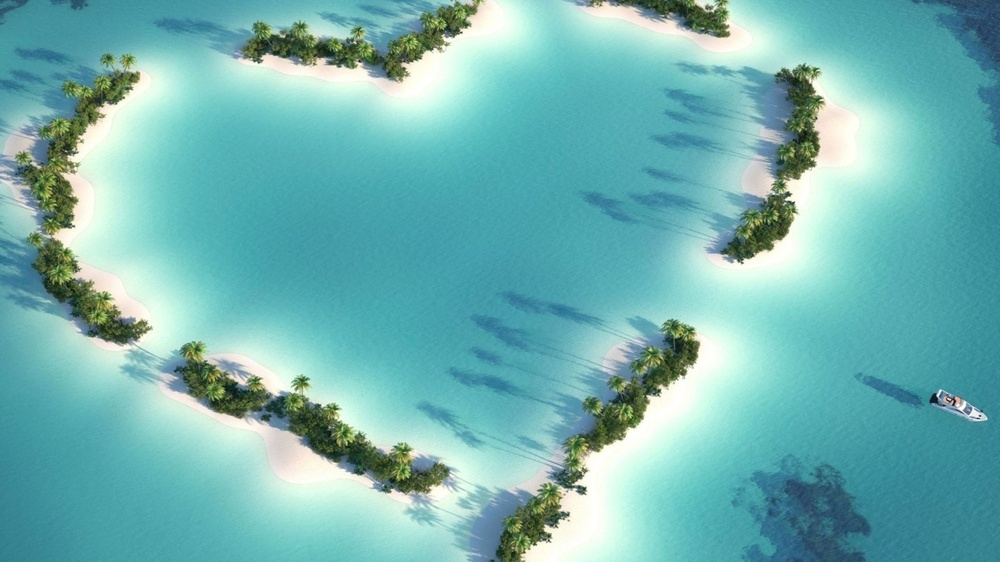
#> input picture homework1/homework/sourcecode/scenery.jpg, 1000 x 562 px, shrunk from 1920 x 1080 before the run
$ python Sample.py
#> lines starting #> are read from the running program, lines starting #| are printed output that depends on the picture
### homework1/homework/sourcecode/Function.py
import numpy as np
def restore(sigma, u, v, K):  # 奇异值、左奇异值、右奇异值
    m = len(u)
    n = len(v[0])
    a = np.zeros((m, n))# 生成m行n列的零矩阵
    for k in range(K):
        uk = u[:, k].reshape(m, 1)# 取每行第k个元素
        vk = v[k].reshape(1, n)
        a += sigma[k] * np.dot(uk, vk)  # 前k个奇异值的加和
    a = a.clip(0, 255)
    return np.rint(a).astype('uint8')

### homework1/homework/sourcecode/Sample.py
import numpy as np
from PIL import Image
from Function import restore

if __name__ == "__main__":
    A = Image.open("./scenery.jpg", 'r')
#> A is the input picture: PIL image 1000x562 RGB; mean R, G, B 113.8, 179.6, 178.1
    output_path = r'../result'
    a = np.array(A) # 将输入转化为三维矩阵格式
    print('type(a) = ', type(a))
#| type(a) =  <class 'numpy.ndarray'>
    print('原始图片大小：', a.shape)
#| 原始图片大小： (562, 1000, 3)

    # 奇异值分解
    # 图片由RGB三原色组成，所以有三个矩阵
    u_r, sigma_r, v_r = np.linalg.svd(a[:, :, 0])
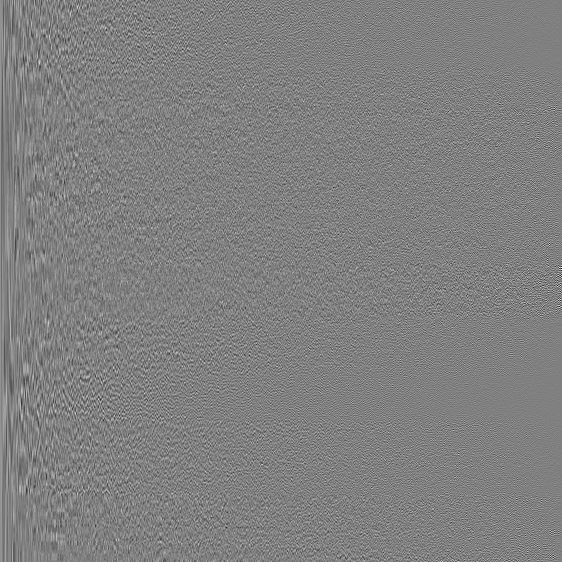
#> u_r: shape (562, 562) float64; min -0.31, max 0.306, mean 7.67e-05; drawn with min black and max white
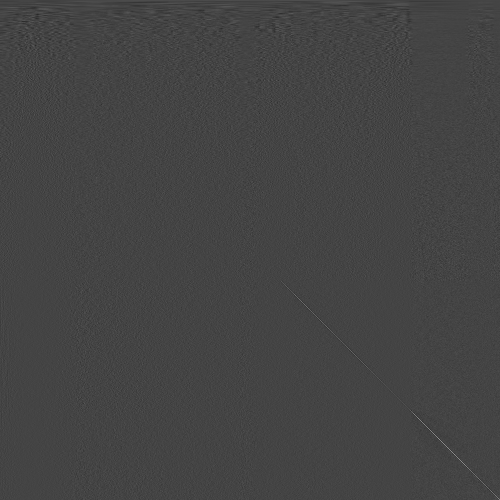
#> v_r: shape (1000, 1000) float64 (shown at 1/2 size); min -0.288, max 0.787, mean 3.34e-05; drawn with min black and max white
#> sigma_r = 562 values, max 87160.7 at index 0, min 12.12 at index 561, mean 643.4
    u_g, sigma_g, v_g = np.linalg.svd(a[:, :, 1])
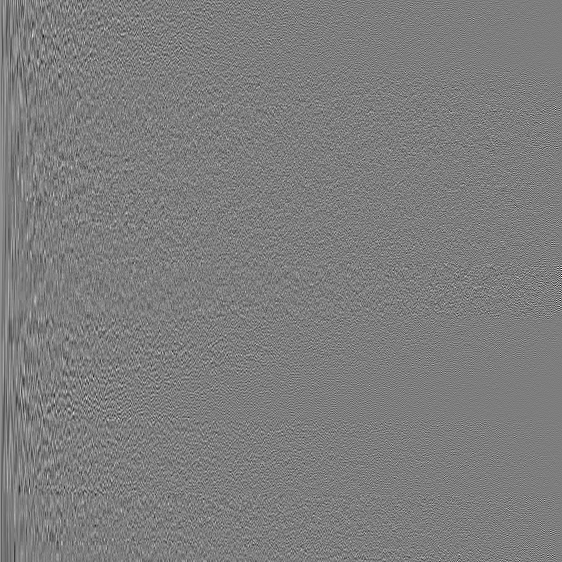
#> u_g: shape (562, 562) float64; min -0.288, max 0.295, mean 6.97e-05; drawn with min black and max white
#> sigma_g = 562 values, max 135290.1 at index 0, min 11.17 at index 561, mean 677.7
    u_b, sigma_b, v_b = np.linalg.svd(a[:, :, 2])
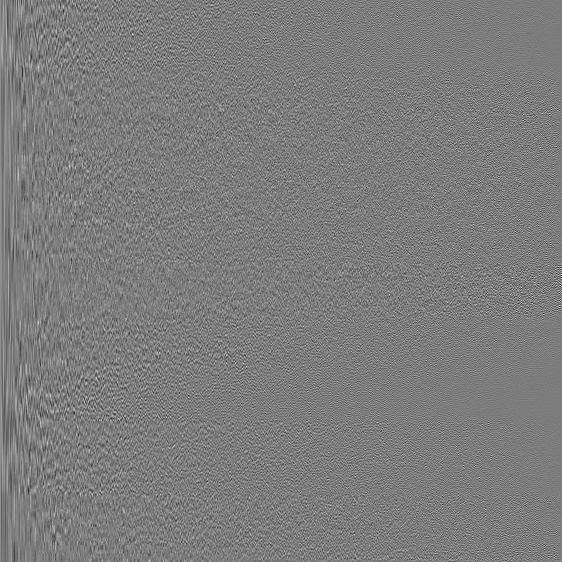
#> u_b: shape (562, 562) float64; min -0.311, max 0.322, mean 7.49e-05; drawn with min black and max white
#> sigma_b = 562 values, max 134015.5 at index 0, min 11.88 at index 561, mean 682.4

    #仅使用前1个，2个，...，1000个奇异值的结果
    K = 1000
    for k in range(1, K+1, 20):
        R = restore(sigma_r, u_r, v_r, k)
        G = restore(sigma_g, u_g, v_g, k)
#> (the run stopped early here; a loop or call above may not have finished)
